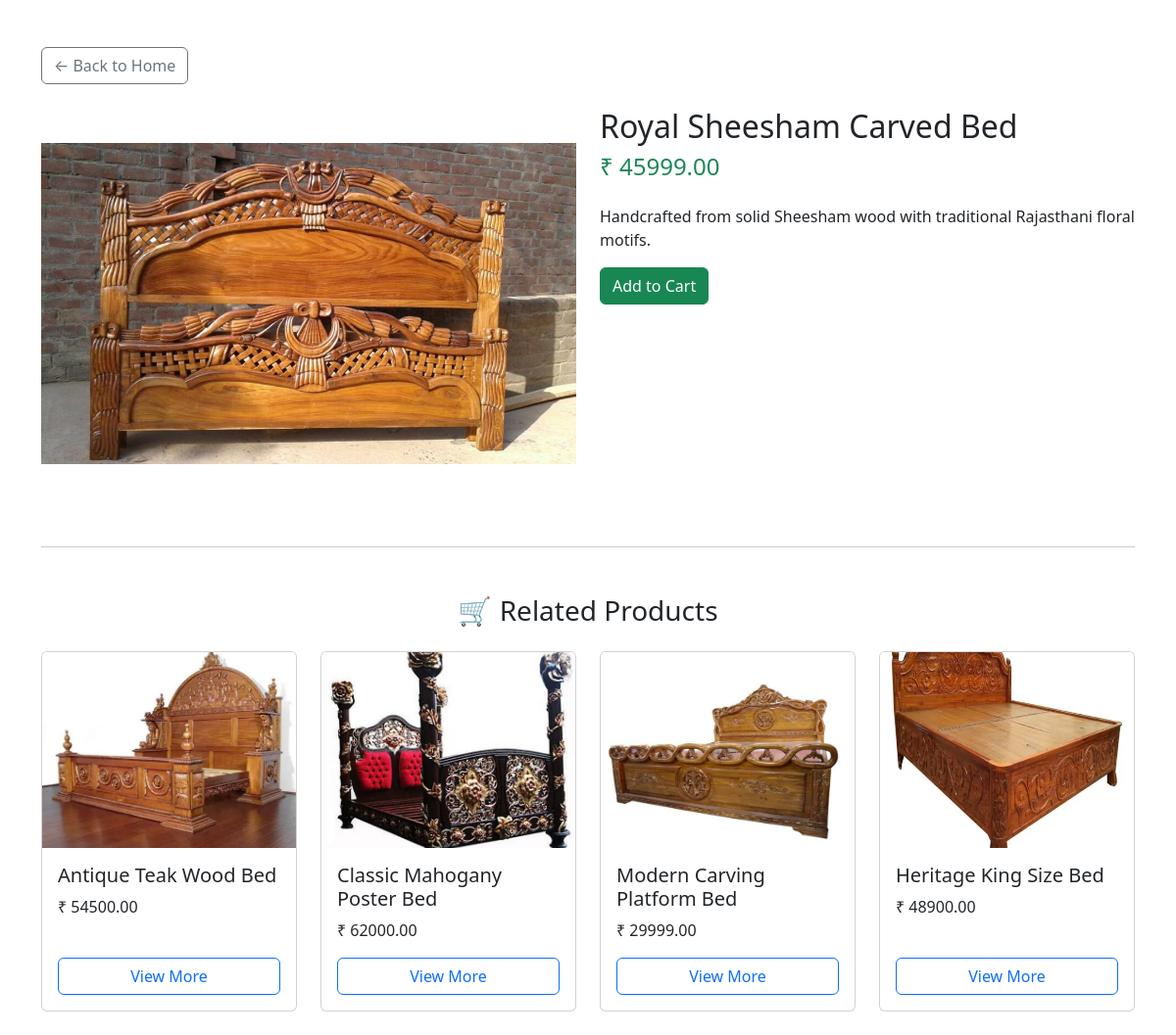
The page /product/6/ on the database its author committed.
### storeapp/models.py (models this page shows, shortened)
class Product(models.Model):
    name = models.CharField(max_length=100)
    description = models.TextField()
    price = models.DecimalField(max_digits=10, decimal_places=2)
    image = models.ImageField(upload_to='product_images/')
    created_at = models.DateTimeField(auto_now_add=True)  # ✅ Add this line

### storeapp/views.py (the view)
# urls.py: path('product/<int:pk>/', views.product_detail, name='product_detail'),
def product_detail(request, pk):
    product = get_object_or_404(Product, pk=pk)
    related_products = Product.objects.exclude(pk=pk)[:4]
    return render(request, 'product_detail.html', {'product': product, 'related_products': related_products})

### storeapp/templates/store/product_detail.html (shortened to what this page needs)
<!DOCTYPE html>
<html lang="en">
<head>
    <link href="https://cdn.jsdelivr.net/npm/bootstrap@5.3.2/dist/css/bootstrap.min.css" rel="stylesheet">
</head>
<body>
    <div class="container mt-5">
        <a href="/" class="btn btn-outline-secondary mb-4">← Back to Home</a>
        <div class="row">
            <div class="col-md-6">
                <img src="{{ product.image.url }}" class="product-img" alt="{{ product.name }}">
            </div>
            <div class="col-md-6">
                <h2>{{ product.name }}</h2>
                <h4 class="text-success">₹ {{ product.price }}</h4>
                <p class="mt-4">{{ product.description }}</p>
                <form method="POST" action="{% url 'add_to_cart' product.id %}">
                <button type="submit" class="btn btn-success">Add to Cart</button>
                </form>
            </div>
        </div>
        <hr class="my-5">
        <h3 class="text-center mb-4">🛒 Related Products</h3>
        <div class="row">
            {% for related in related_products %}
                <div class="col-md-3 mb-4">
                    <div class="card h-100">
                        <img src="{{ related.image.url }}" class="related-img card-img-top" alt="{{ related.name }}">
                        <div class="card-body d-flex flex-column">
                            <h5 class="card-title">{{ related.name }}</h5>
                            <p class="card-text">₹ {{ related.price }}</p>
                            <a href="{% url 'product_detail' related.pk %}" class="btn btn-outline-primary mt-auto">View More</a>
                        </div>
                    </div>
                </div>
            {% empty %}
                <p class="text-center">No related products found.</p>
            {% endfor %}
        </div>
    </div>
</body>
</html>

### storeapp/templates/store/product_detail.html (style rules this page uses)
.product-img { height: 400px; object-fit: contain; width: 100%; }
.related-img { height: 200px; object-fit: cover; width: 100%; }

### rows shown on the page
Product: image (picture), name "Royal Sheesham Carved Bed", price "45999.00", description "Handcrafted from solid Sheesham wood with traditional Rajasthani floral motifs."
Product: image (picture), name "Antique Teak Wood Bed", price "54500.00"
Product: image (picture), name "Classic Mahogany Poster Bed", price "62000.00"
Product: image (picture), name "Modern Carving Platform Bed", price "29999.00"
Product: image (picture), name "Heritage King Size Bed", price "48900.00"
